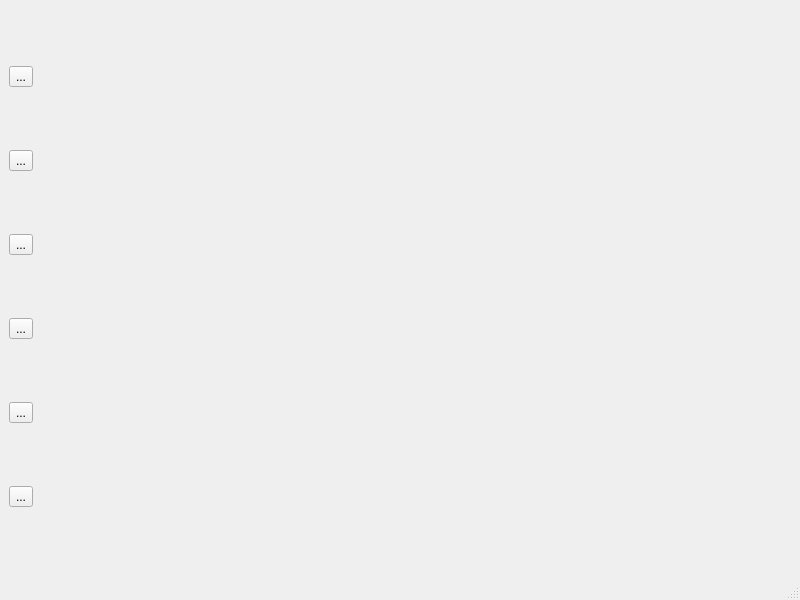
<?xml version="1.0" encoding="UTF-8"?>
<ui version="4.0">
 <class>MainWindow</class>
 <widget class="QMainWindow" name="MainWindow">
  <property name="geometry">
   <rect>
    <x>0</x>
    <y>0</y>
    <width>800</width>
    <height>600</height>
   </rect>
  </property>
  <property name="windowTitle">
   <string>MainWindow</string>
  </property>
  <widget class="QWidget" name="centralwidget">
   <layout class="QVBoxLayout" name="verticalLayout">
    <item>
     <widget class="QToolButton" name="normalBtn">
      <property name="text">
       <string>...</string>
      </property>
     </widget>
    </item>
    <item>
     <widget class="QToolButton" name="checkedBtn">
      <property name="text">
       <string>...</string>
      </property>
     </widget>
    </item>
    <item>
     <widget class="QToolButton" name="menuBtn">
      <property name="text">
       <string>...</string>
      </property>
     </widget>
    </item>
    <item>
     <widget class="QToolButton" name="actionBtn">
      <property name="text">
       <string>...</string>
      </property>
     </widget>
    </item>
    <item>
     <widget class="QToolButton" name="arrowBtn">
      <property name="text">
       <string>...</string>
      </property>
     </widget>
    </item>
    <item>
     <widget class="QToolButton" name="popmenu">
      <property name="text">
       <string>...</string>
      </property>
     </widget>
    </item>
   </layout>
  </widget>
  <widget class="QMenuBar" name="menubar">
   <property name="geometry">
    <rect>
     <x>0</x>
     <y>0</y>
     <width>800</width>
     <height>26</height>
    </rect>
   </property>
  </widget>
  <widget class="QStatusBar" name="statusbar"/>
 </widget>
 <resources/>
 <connections/>
</ui>
